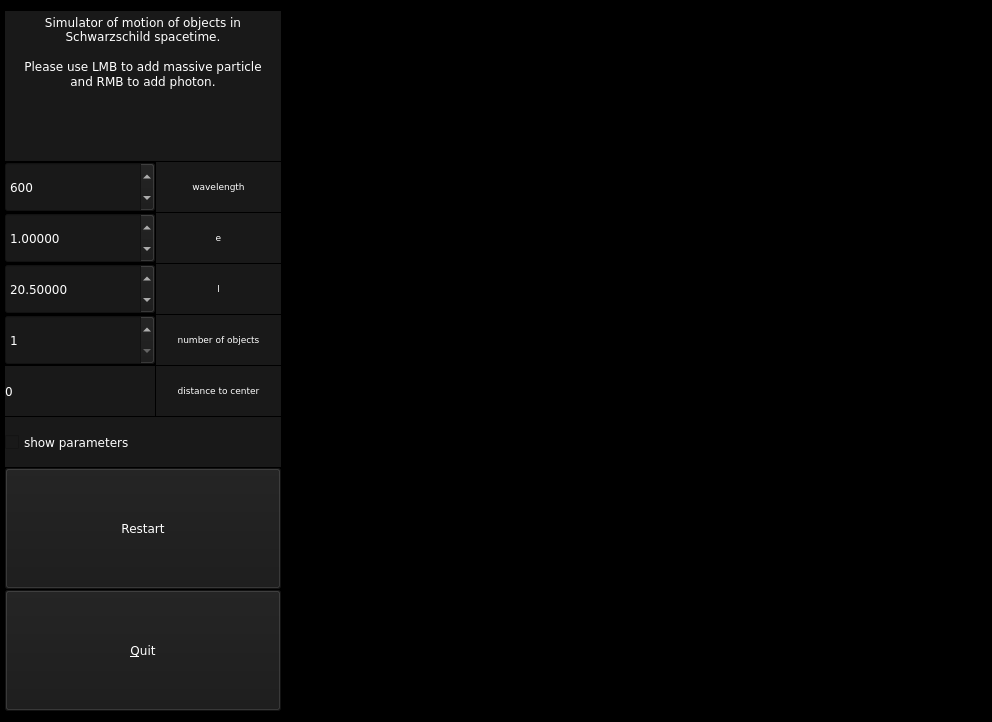
<?xml version="1.0" encoding="UTF-8"?>
<ui version="4.0">
 <class>VerletClass</class>
 <widget class="QMainWindow" name="VerletClass">
  <property name="geometry">
   <rect>
    <x>0</x>
    <y>0</y>
    <width>992</width>
    <height>722</height>
   </rect>
  </property>
  <property name="minimumSize">
   <size>
    <width>0</width>
    <height>722</height>
   </size>
  </property>
  <property name="maximumSize">
   <size>
    <width>992</width>
    <height>722</height>
   </size>
  </property>
  <property name="windowTitle">
   <string>SGFSimulator</string>
  </property>
  <property name="styleSheet">
   <string notr="true">background-color: rgb(0, 0, 0);</string>
  </property>
  <property name="animated">
   <bool>true</bool>
  </property>
  <widget class="QWidget" name="centralWidget">
   <layout class="QHBoxLayout" name="horizontalLayout">
    <property name="leftMargin">
     <number>5</number>
    </property>
    <property name="topMargin">
     <number>11</number>
    </property>
    <property name="rightMargin">
     <number>5</number>
    </property>
    <item>
     <layout class="QGridLayout" name="gridLayout">
      <property name="sizeConstraint">
       <enum>QLayout::SetDefaultConstraint</enum>
      </property>
      <property name="leftMargin">
       <number>0</number>
      </property>
      <property name="rightMargin">
       <number>0</number>
      </property>
      <property name="spacing">
       <number>1</number>
      </property>
      <item row="21" column="0" colspan="2">
       <widget class="QPushButton" name="restart">
        <property name="sizePolicy">
         <sizepolicy hsizetype="Maximum" vsizetype="Maximum">
          <horstretch>0</horstretch>
          <verstretch>0</verstretch>
         </sizepolicy>
        </property>
        <property name="minimumSize">
         <size>
          <width>20</width>
          <height>0</height>
         </size>
        </property>
        <property name="maximumSize">
         <size>
          <width>300</width>
          <height>300</height>
         </size>
        </property>
        <property name="font">
         <font>
          <family>Verdana</family>
         </font>
        </property>
        <property name="acceptDrops">
         <bool>false</bool>
        </property>
        <property name="autoFillBackground">
         <bool>false</bool>
        </property>
        <property name="styleSheet">
         <string notr="true">color: rgb(255, 255, 255);
background-color: rgb(25, 25, 25);</string>
        </property>
        <property name="text">
         <string>&amp;Quit</string>
        </property>
       </widget>
      </item>
      <item row="18" column="0" colspan="2">
       <widget class="QPushButton" name="clear">
        <property name="sizePolicy">
         <sizepolicy hsizetype="Maximum" vsizetype="Maximum">
          <horstretch>0</horstretch>
          <verstretch>0</verstretch>
         </sizepolicy>
        </property>
        <property name="maximumSize">
         <size>
          <width>300</width>
          <height>300</height>
         </size>
        </property>
        <property name="baseSize">
         <size>
          <width>0</width>
          <height>0</height>
         </size>
        </property>
        <property name="font">
         <font>
          <family>Verdana</family>
         </font>
        </property>
        <property name="acceptDrops">
         <bool>false</bool>
        </property>
        <property name="layoutDirection">
         <enum>Qt::LeftToRight</enum>
        </property>
        <property name="styleSheet">
         <string notr="true">color: rgb(255, 255, 255);
background-color: rgb(25, 25, 25);</string>
        </property>
        <property name="text">
         <string>Restart</string>
        </property>
        <property name="autoRepeatDelay">
         <number>299</number>
        </property>
        <property name="autoDefault">
         <bool>false</bool>
        </property>
        <property name="default">
         <bool>false</bool>
        </property>
        <property name="flat">
         <bool>false</bool>
        </property>
       </widget>
      </item>
      <item row="4" column="0">
       <widget class="QDoubleSpinBox" name="wavelength_spinbox">
        <property name="enabled">
         <bool>true</bool>
        </property>
        <property name="sizePolicy">
         <sizepolicy hsizetype="Maximum" vsizetype="Minimum">
          <horstretch>0</horstretch>
          <verstretch>0</verstretch>
         </sizepolicy>
        </property>
        <property name="minimumSize">
         <size>
          <width>20</width>
          <height>50</height>
         </size>
        </property>
        <property name="maximumSize">
         <size>
          <width>150</width>
          <height>50</height>
         </size>
        </property>
        <property name="font">
         <font>
          <family>Verdana</family>
         </font>
        </property>
        <property name="mouseTracking">
         <bool>false</bool>
        </property>
        <property name="acceptDrops">
         <bool>false</bool>
        </property>
        <property name="layoutDirection">
         <enum>Qt::LeftToRight</enum>
        </property>
        <property name="autoFillBackground">
         <bool>false</bool>
        </property>
        <property name="styleSheet">
         <string notr="true">color: rgb(255, 255, 255);
background-color: rgb(25, 25, 25);</string>
        </property>
        <property name="decimals">
         <number>0</number>
        </property>
        <property name="minimum">
         <double>380.000000000000000</double>
        </property>
        <property name="maximum">
         <double>750.000000000000000</double>
        </property>
        <property name="value">
         <double>600.000000000000000</double>
        </property>
       </widget>
      </item>
      <item row="4" column="1">
       <widget class="QLabel" name="label_3">
        <property name="sizePolicy">
         <sizepolicy hsizetype="Maximum" vsizetype="Maximum">
          <horstretch>0</horstretch>
          <verstretch>0</verstretch>
         </sizepolicy>
        </property>
        <property name="minimumSize">
         <size>
          <width>0</width>
          <height>0</height>
         </size>
        </property>
        <property name="maximumSize">
         <size>
          <width>147</width>
          <height>50</height>
         </size>
        </property>
        <property name="font">
         <font>
          <family>Verdana</family>
          <pointsize>7</pointsize>
         </font>
        </property>
        <property name="styleSheet">
         <string notr="true">color: rgb(255, 255, 255);
background-color: rgb(25, 25, 25);</string>
        </property>
        <property name="text">
         <string>&lt;html&gt;&lt;head/&gt;&lt;body&gt;&lt;p align=&quot;center&quot;&gt;wavelength&lt;/p&gt;&lt;/body&gt;&lt;/html&gt;</string>
        </property>
       </widget>
      </item>
      <item row="8" column="0">
       <widget class="QLabel" name="distance_labelbox">
        <property name="sizePolicy">
         <sizepolicy hsizetype="Maximum" vsizetype="Preferred">
          <horstretch>0</horstretch>
          <verstretch>0</verstretch>
         </sizepolicy>
        </property>
        <property name="maximumSize">
         <size>
          <width>150</width>
          <height>50</height>
         </size>
        </property>
        <property name="font">
         <font>
          <family>Verdana</family>
         </font>
        </property>
        <property name="styleSheet">
         <string notr="true">color: rgb(255, 255, 255);
background-color: rgb(25, 25, 25);</string>
        </property>
        <property name="text">
         <string>0</string>
        </property>
       </widget>
      </item>
      <item row="8" column="1">
       <widget class="QLabel" name="label_5">
        <property name="sizePolicy">
         <sizepolicy hsizetype="Maximum" vsizetype="Maximum">
          <horstretch>0</horstretch>
          <verstretch>0</verstretch>
         </sizepolicy>
        </property>
        <property name="maximumSize">
         <size>
          <width>146</width>
          <height>50</height>
         </size>
        </property>
        <property name="font">
         <font>
          <family>Verdana</family>
          <pointsize>7</pointsize>
         </font>
        </property>
        <property name="styleSheet">
         <string notr="true">color: rgb(255, 255, 255);
background-color: rgb(25, 25, 25);</string>
        </property>
        <property name="text">
         <string>&lt;html&gt;&lt;head/&gt;&lt;body&gt;&lt;p align=&quot;center&quot;&gt;distance to center&lt;/p&gt;&lt;/body&gt;&lt;/html&gt;</string>
        </property>
       </widget>
      </item>
      <item row="7" column="1">
       <widget class="QLabel" name="label_6">
        <property name="sizePolicy">
         <sizepolicy hsizetype="Maximum" vsizetype="Maximum">
          <horstretch>0</horstretch>
          <verstretch>0</verstretch>
         </sizepolicy>
        </property>
        <property name="maximumSize">
         <size>
          <width>147</width>
          <height>50</height>
         </size>
        </property>
        <property name="font">
         <font>
          <family>Verdana</family>
          <pointsize>7</pointsize>
         </font>
        </property>
        <property name="styleSheet">
         <string notr="true">color: rgb(255, 255, 255);
background-color: rgb(25, 25, 25);</string>
        </property>
        <property name="text">
         <string>&lt;html&gt;&lt;head/&gt;&lt;body&gt;&lt;p align=&quot;center&quot;&gt;number of objects&lt;/p&gt;&lt;/body&gt;&lt;/html&gt;</string>
        </property>
       </widget>
      </item>
      <item row="5" column="0">
       <widget class="QDoubleSpinBox" name="e_spinbox">
        <property name="sizePolicy">
         <sizepolicy hsizetype="Maximum" vsizetype="Maximum">
          <horstretch>0</horstretch>
          <verstretch>0</verstretch>
         </sizepolicy>
        </property>
        <property name="minimumSize">
         <size>
          <width>150</width>
          <height>50</height>
         </size>
        </property>
        <property name="maximumSize">
         <size>
          <width>150</width>
          <height>50</height>
         </size>
        </property>
        <property name="font">
         <font>
          <family>Verdana</family>
         </font>
        </property>
        <property name="acceptDrops">
         <bool>false</bool>
        </property>
        <property name="styleSheet">
         <string notr="true">color: rgb(255, 255, 255);
background-color: rgb(25, 25, 25);</string>
        </property>
        <property name="decimals">
         <number>5</number>
        </property>
        <property name="minimum">
         <double>0.000000000000000</double>
        </property>
        <property name="maximum">
         <double>1000.000000000000000</double>
        </property>
        <property name="singleStep">
         <double>0.001000000000000</double>
        </property>
        <property name="value">
         <double>1.000000000000000</double>
        </property>
       </widget>
      </item>
      <item row="5" column="1">
       <widget class="QLabel" name="label_2">
        <property name="sizePolicy">
         <sizepolicy hsizetype="Maximum" vsizetype="Maximum">
          <horstretch>0</horstretch>
          <verstretch>0</verstretch>
         </sizepolicy>
        </property>
        <property name="minimumSize">
         <size>
          <width>0</width>
          <height>0</height>
         </size>
        </property>
        <property name="maximumSize">
         <size>
          <width>147</width>
          <height>50</height>
         </size>
        </property>
        <property name="font">
         <font>
          <family>Verdana</family>
          <pointsize>7</pointsize>
         </font>
        </property>
        <property name="styleSheet">
         <string notr="true">color: rgb(255, 255, 255);
background-color: rgb(25, 25, 25);</string>
        </property>
        <property name="text">
         <string>&lt;html&gt;&lt;head/&gt;&lt;body&gt;&lt;p align=&quot;center&quot;&gt;e&lt;/p&gt;&lt;/body&gt;&lt;/html&gt;</string>
        </property>
       </widget>
      </item>
      <item row="7" column="0">
       <widget class="QSpinBox" name="nob_spinbox">
        <property name="sizePolicy">
         <sizepolicy hsizetype="Maximum" vsizetype="Fixed">
          <horstretch>0</horstretch>
          <verstretch>0</verstretch>
         </sizepolicy>
        </property>
        <property name="minimumSize">
         <size>
          <width>150</width>
          <height>50</height>
         </size>
        </property>
        <property name="maximumSize">
         <size>
          <width>150</width>
          <height>50</height>
         </size>
        </property>
        <property name="font">
         <font>
          <family>Verdana</family>
         </font>
        </property>
        <property name="styleSheet">
         <string notr="true">color: rgb(255, 255, 255);
background-color: rgb(25, 25, 25);</string>
        </property>
        <property name="minimum">
         <number>1</number>
        </property>
        <property name="maximum">
         <number>100</number>
        </property>
       </widget>
      </item>
      <item row="6" column="1">
       <widget class="QLabel" name="label">
        <property name="sizePolicy">
         <sizepolicy hsizetype="Maximum" vsizetype="Maximum">
          <horstretch>0</horstretch>
          <verstretch>0</verstretch>
         </sizepolicy>
        </property>
        <property name="minimumSize">
         <size>
          <width>0</width>
          <height>0</height>
         </size>
        </property>
        <property name="maximumSize">
         <size>
          <width>147</width>
          <height>50</height>
         </size>
        </property>
        <property name="font">
         <font>
          <family>Verdana</family>
          <pointsize>7</pointsize>
         </font>
        </property>
        <property name="styleSheet">
         <string notr="true">color: rgb(255, 255, 255);
background-color: rgb(25, 25, 25);</string>
        </property>
        <property name="text">
         <string>&lt;html&gt;&lt;head/&gt;&lt;body&gt;&lt;p align=&quot;center&quot;&gt;l&lt;/p&gt;&lt;/body&gt;&lt;/html&gt;</string>
        </property>
       </widget>
      </item>
      <item row="1" column="0" colspan="2">
       <widget class="QTextBrowser" name="textBrowser">
        <property name="minimumSize">
         <size>
          <width>20</width>
          <height>0</height>
         </size>
        </property>
        <property name="maximumSize">
         <size>
          <width>300</width>
          <height>150</height>
         </size>
        </property>
        <property name="font">
         <font>
          <family>Verdana</family>
          <pointsize>9</pointsize>
         </font>
        </property>
        <property name="acceptDrops">
         <bool>false</bool>
        </property>
        <property name="autoFillBackground">
         <bool>false</bool>
        </property>
        <property name="styleSheet">
         <string notr="true">color: rgb(255, 255, 255);
background-color: rgb(25, 25, 25);</string>
        </property>
        <property name="frameShape">
         <enum>QFrame::NoFrame</enum>
        </property>
        <property name="frameShadow">
         <enum>QFrame::Plain</enum>
        </property>
        <property name="lineWidth">
         <number>0</number>
        </property>
        <property name="lineWrapMode">
         <enum>QTextEdit::WidgetWidth</enum>
        </property>
        <property name="readOnly">
         <bool>true</bool>
        </property>
        <property name="html">
         <string>&lt;!DOCTYPE HTML PUBLIC &quot;-//W3C//DTD HTML 4.0//EN&quot; &quot;http://www.w3.org/TR/REC-html40/strict.dtd&quot;&gt;
&lt;html&gt;&lt;head&gt;&lt;meta name=&quot;qrichtext&quot; content=&quot;1&quot; /&gt;&lt;style type=&quot;text/css&quot;&gt;
p, li { white-space: pre-wrap; }
&lt;/style&gt;&lt;/head&gt;&lt;body style=&quot; font-family:'Verdana'; font-size:9pt; font-weight:400; font-style:normal;&quot;&gt;
&lt;p align=&quot;center&quot; style=&quot; margin-top:0px; margin-bottom:0px; margin-left:0px; margin-right:0px; -qt-block-indent:0; text-indent:0px;&quot;&gt;Simulator of motion of objects in Schwarzschild spacetime.&lt;/p&gt;
&lt;p align=&quot;center&quot; style=&quot;-qt-paragraph-type:empty; margin-top:0px; margin-bottom:0px; margin-left:0px; margin-right:0px; -qt-block-indent:0; text-indent:0px;&quot;&gt;&lt;br /&gt;&lt;/p&gt;
&lt;p align=&quot;center&quot; style=&quot; margin-top:0px; margin-bottom:0px; margin-left:0px; margin-right:0px; -qt-block-indent:0; text-indent:0px;&quot;&gt;Please use LMB to add massive particle&lt;/p&gt;
&lt;p align=&quot;center&quot; style=&quot; margin-top:0px; margin-bottom:0px; margin-left:0px; margin-right:0px; -qt-block-indent:0; text-indent:0px;&quot;&gt;and RMB to add photon.&lt;/p&gt;&lt;/body&gt;&lt;/html&gt;</string>
        </property>
        <property name="acceptRichText">
         <bool>true</bool>
        </property>
       </widget>
      </item>
      <item row="6" column="0">
       <widget class="QDoubleSpinBox" name="l_spinbox">
        <property name="sizePolicy">
         <sizepolicy hsizetype="Maximum" vsizetype="Maximum">
          <horstretch>0</horstretch>
          <verstretch>0</verstretch>
         </sizepolicy>
        </property>
        <property name="minimumSize">
         <size>
          <width>20</width>
          <height>50</height>
         </size>
        </property>
        <property name="maximumSize">
         <size>
          <width>150</width>
          <height>50</height>
         </size>
        </property>
        <property name="font">
         <font>
          <family>Verdana</family>
         </font>
        </property>
        <property name="acceptDrops">
         <bool>false</bool>
        </property>
        <property name="styleSheet">
         <string notr="true">color: rgb(255, 255, 255);
background-color: rgb(25, 25, 25);</string>
        </property>
        <property name="readOnly">
         <bool>false</bool>
        </property>
        <property name="buttonSymbols">
         <enum>QAbstractSpinBox::UpDownArrows</enum>
        </property>
        <property name="decimals">
         <number>5</number>
        </property>
        <property name="minimum">
         <double>0.000000000000000</double>
        </property>
        <property name="maximum">
         <double>1000.000000000000000</double>
        </property>
        <property name="singleStep">
         <double>0.001000000000000</double>
        </property>
        <property name="value">
         <double>20.500000000000000</double>
        </property>
       </widget>
      </item>
      <item row="17" column="0" colspan="2">
       <widget class="QCheckBox" name="show_parameters">
        <property name="enabled">
         <bool>true</bool>
        </property>
        <property name="sizePolicy">
         <sizepolicy hsizetype="Maximum" vsizetype="Maximum">
          <horstretch>0</horstretch>
          <verstretch>0</verstretch>
         </sizepolicy>
        </property>
        <property name="maximumSize">
         <size>
          <width>300</width>
          <height>50</height>
         </size>
        </property>
        <property name="font">
         <font>
          <family>Verdana</family>
          <underline>false</underline>
          <strikeout>false</strikeout>
          <kerning>false</kerning>
         </font>
        </property>
        <property name="layoutDirection">
         <enum>Qt::LeftToRight</enum>
        </property>
        <property name="autoFillBackground">
         <bool>false</bool>
        </property>
        <property name="styleSheet">
         <string notr="true">color: rgb(255, 255, 255);
background-color: rgb(25, 25, 25);</string>
        </property>
        <property name="text">
         <string>show parameters</string>
        </property>
        <property name="checked">
         <bool>false</bool>
        </property>
        <property name="tristate">
         <bool>false</bool>
        </property>
       </widget>
      </item>
     </layout>
    </item>
    <item>
     <widget class="GLWidget" name="widget" native="true">
      <property name="sizePolicy">
       <sizepolicy hsizetype="Maximum" vsizetype="Maximum">
        <horstretch>0</horstretch>
        <verstretch>0</verstretch>
       </sizepolicy>
      </property>
      <property name="minimumSize">
       <size>
        <width>700</width>
        <height>700</height>
       </size>
      </property>
      <property name="maximumSize">
       <size>
        <width>700</width>
        <height>700</height>
       </size>
      </property>
      <property name="autoFillBackground">
       <bool>false</bool>
      </property>
      <property name="styleSheet">
       <string notr="true"/>
      </property>
     </widget>
    </item>
   </layout>
  </widget>
 </widget>
 <layoutdefault spacing="6" margin="11"/>
 <customwidgets>
  <customwidget>
   <class>GLWidget</class>
   <extends>QWidget</extends>
   <header>GLWidget.h</header>
   <container>1</container>
  </customwidget>
 </customwidgets>
 <resources>
  <include location="Verlet.qrc"/>
 </resources>
 <connections>
  <connection>
   <sender>restart</sender>
   <signal>released()</signal>
   <receiver>VerletClass</receiver>
   <slot>close()</slot>
   <hints>
    <hint type="sourcelabel">
     <x>644</x>
     <y>453</y>
    </hint>
    <hint type="destinationlabel">
     <x>672</x>
     <y>293</y>
    </hint>
   </hints>
  </connection>
 </connections>
</ui>
